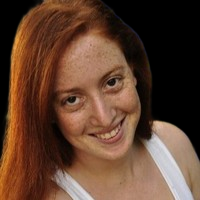
#> input picture ai/image/silhouette/rmbg_0.jpeg, 200 x 200 px
$ python image2s.py
#> lines starting #> are read from the running program, lines starting #| are printed output that depends on the picture; after the words box and inside, x2 and y2 are one past the last pixel; in counts of white or black regions, pixels touching at a corner belong together
#> further down, image is the input picture: shape (200, 200, 3); mean B, G, R 46.9, 64.4, 95.7
import cv2
import numpy as np

def color_space_conversion(image):
    # Convert the image from BGR to RGB
    rgb_image = cv2.cvtColor(image, cv2.COLOR_BGR2RGB)
    return rgb_image

def image_thresholding(image):
    # Convert the image to grayscale
    gray_image = cv2.cvtColor(image, cv2.COLOR_BGR2GRAY)
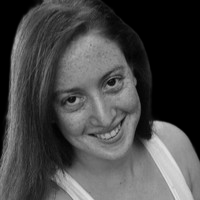
#> gray_image: shape (200, 200); min 0, max 229, mean 71.8
    # Apply Otsu's thresholding
    _, thresholded_image = cv2.threshold(gray_image, 0, 255, cv2.THRESH_BINARY + cv2.THRESH_OTSU)
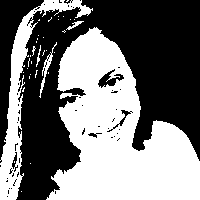
#> thresholded_image: shape (200, 200); 46.4% white; 35 white regions (30 under 20 px), largest, box (x1, y1, x2, y2) and area: (46, 27, 200, 200) 15055, (0, 0, 93, 200) 3151, (39, 42, 57, 98) 160, (66, 21, 84, 30) 52, (36, 45, 41, 67) 35
    return thresholded_image

def smoothing_image(image):
    # Apply Gaussian blur
    blurred_image = cv2.GaussianBlur(image, (5, 5), 0)
    return blurred_image

def find_and_draw_contours(image):
    # Convert the image to grayscale
    gray_image = cv2.cvtColor(image, cv2.COLOR_BGR2GRAY)
    # Find contours in the image
    contours, _ = cv2.findContours(gray_image, cv2.RETR_EXTERNAL, cv2.CHAIN_APPROX_SIMPLE)
    # Draw the contours on the image
    cv2.drawContours(image, contours, -1, (0, 255, 0), 3)
    return image

def apply_filter(image):
    # Apply a simple linear filter (here we use a 5x5 averaging filter)
    kernel = np.ones((5, 5), np.float32) / 25
    filtered_image = cv2.filter2D(image, -1, kernel)
    return filtered_image

file = 'rmbg_0.jpeg'

# Load the image
image = cv2.imread(file)

# image = color_space_conversion(image) #for the thresholding to work properly

cv2.namedWindow('image thresholding original', cv2.WINDOW_NORMAL)
cv2.resizeWindow('image thresholding', 400, 400)
cv2.imshow('image thresholding original', image_thresholding(image))

# [32 lines of commented-out code are left out]

cv2.waitKey(0)
cv2.destroyAllWindows()

$ run again, with ai/image/silhouette/0.jpeg copied over ai/image/silhouette/rmbg_0.jpeg
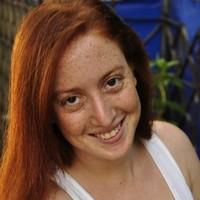
#> input picture ai/image/silhouette/0.jpeg, 200 x 200 px
#> image is the input picture: shape (200, 200, 3); mean B, G, R 60.5, 75.4, 106.5
#> in image_thresholding, `gray_image = cv2.cvtColor(image, cv2.COLOR_BGR2GRAY)`:
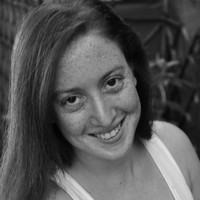
#> gray_image: shape (200, 200); min 1, max 230, mean 83
#> in image_thresholding, `_, thresholded_image = cv2.threshold(gray_image, 0, 255, cv2.THRESH_BI..`:
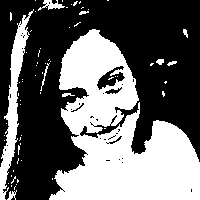
#> thresholded_image: shape (200, 200); 40.6% white; 66 white regions (56 under 20 px), largest, box (x1, y1, x2, y2) and area: (49, 29, 200, 200) 13966, (0, 9, 34, 200) 1710, (38, 0, 65, 11) 128

$ run again, with ai/image/silhouette/download.png saved as ai/image/silhouette/rmbg_0.jpeg
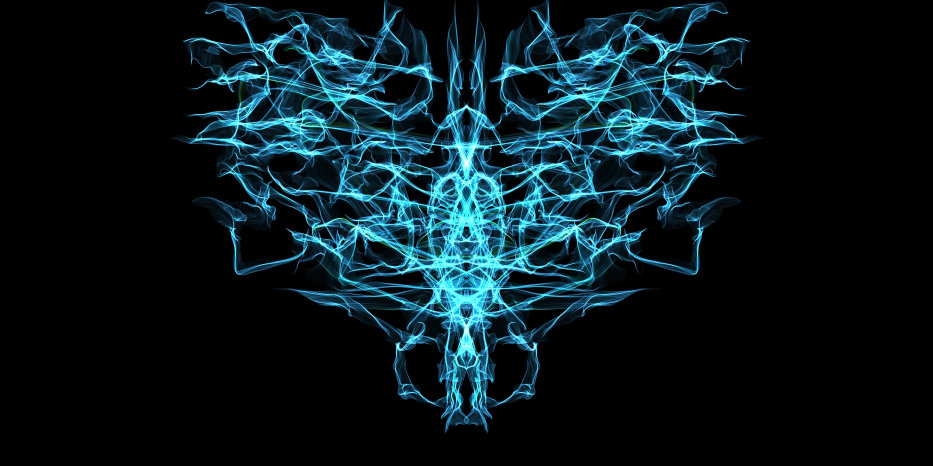
#> input picture ai/image/silhouette/download.png, 1866 x 932 px (shown at 1/2 size)
#> image is the input picture: shape (932, 1866, 3); mean B, G, R 31.4, 25.5, 8.8
#> in image_thresholding, `gray_image = cv2.cvtColor(image, cv2.COLOR_BGR2GRAY)`:
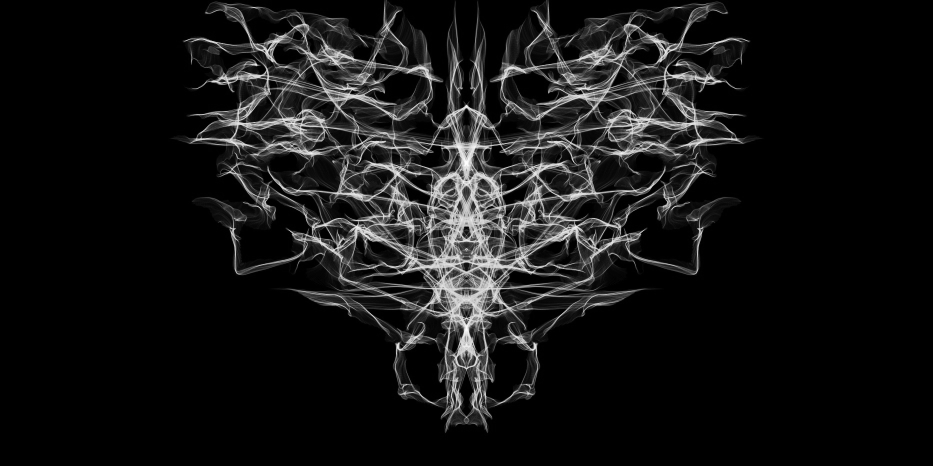
#> gray_image: shape (932, 1866) (shown at 1/2 size); min 0, max 255, mean 21.2
#> in image_thresholding, `_, thresholded_image = cv2.threshold(gray_image, 0, 255, cv2.THRESH_BI..`:
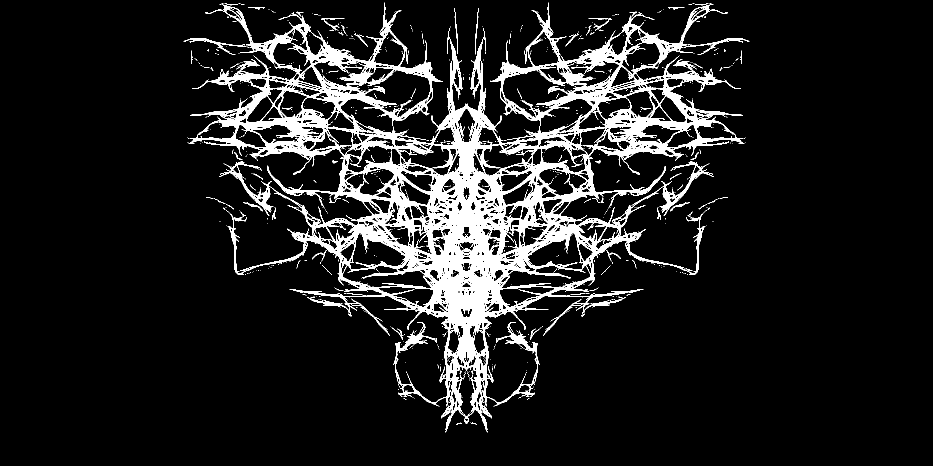
#> thresholded_image: shape (932, 1866) (shown at 1/2 size); 10.5% white; 961 white regions (893 under 20 px), largest, box (x1, y1, x2, y2) and area: (375, 5, 1499, 865) 176708, (367, 76, 495, 109) 495, (642, 36, 689, 61) 193
